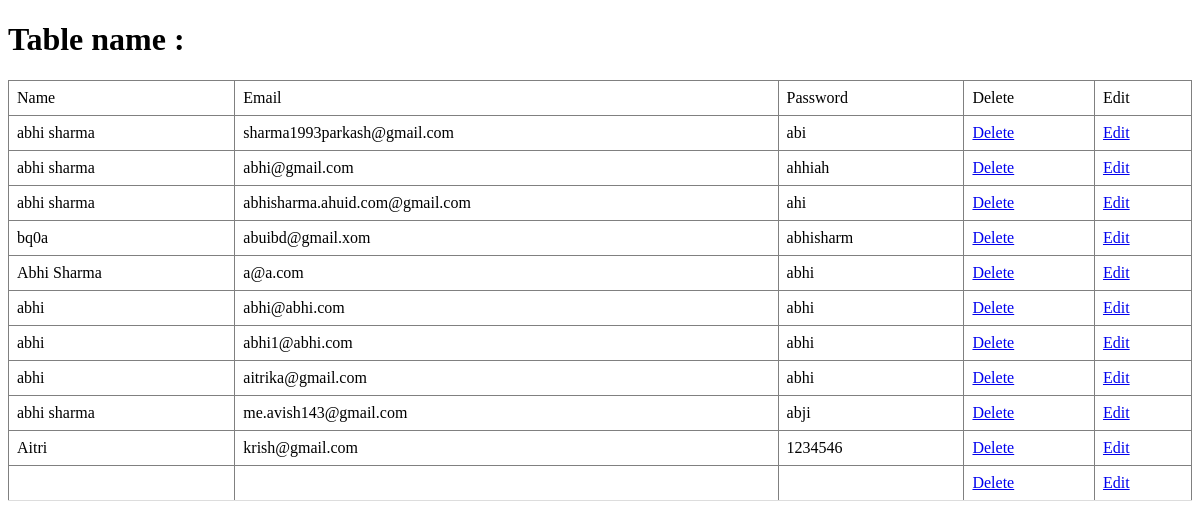
The page /show on the database its author committed.
### expense_tracker/models.py (models this page shows)
class user(models.Model):
    name = models.CharField(max_length=50)
    email = models.EmailField(max_length=50)
    password = models.CharField(max_length=50)

### expense_tracker/views.py (the view)
# urls.py: path('show' , views.show),
def show(request ):
    u = user.objects.all()
    return render(request , 'show.html' , {'db':u})

### expense_tracker/templates/show.html (shortened to what this page needs)
<!DOCTYPE html>
<html lang="en">
<head>
</head>
<body>
<h1>Table name  : {{db.user_email}}</h1>
<table border="1px">
    <tr>
        <td>Name</td>
        <td>Email</td>
        <td>Password</td>
        <td>Delete</td>
        <td>Edit</td>
    </tr>
    {% for i in db %}
        <td>{{i.name}}</td>
        <td>{{i.email}}</td>
        <td>{{i.password}}</td>
        <td><a href="del/{{i.id}}">Delete</a></td>
        <td><a href="edit/{{i.id}}">Edit</a></td>
    {% endfor %}
</table>
</body>
</html>

### expense_tracker/templates/show.html (style rules this page uses)
table { border-collapse: collapse; width: 100%; }
th, td { padding: 8px; text-align: left; border-bottom: 1px solid #ddd; }

### rows shown on the page
user: name "abhi sharma", email "sharma1993parkash@gmail.com", password "abi"
user: name "abhi sharma", email "abhi@gmail.com", password "ahhiah"
user: name "abhi sharma", email "abhisharma.ahuid.com@gmail.com", password "ahi"
user: name "bq0a", email "abuibd@gmail.xom", password "abhisharm"
user: name "Abhi Sharma", email "a@a.com", password "abhi"
user: name "abhi", email "abhi@abhi.com", password "abhi"
user: name "abhi", email "abhi1@abhi.com", password "abhi"
user: name "abhi", email "aitrika@gmail.com", password "abhi"
user: name "abhi sharma", email "me.avish143@gmail.com", password "abji"
user: name "Aitri", email "krish@gmail.com", password "1234546"
